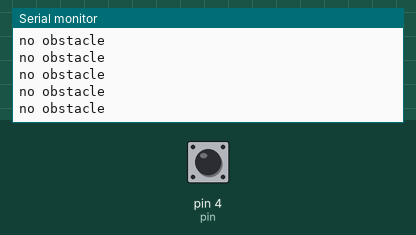
Recording of a sketch running on a simulated Arduino Uno, built with avr-gcc and run on an emulated ATmega328P. On the bench: the last lines printed to the serial monitor. The test bench sets the inputs (shaded band); at power-on: pin 4 (pin) HIGH.

Above: at 1.2 s.
1.3 s: pin 4 (pin) driven LOW
At 2.1 s:
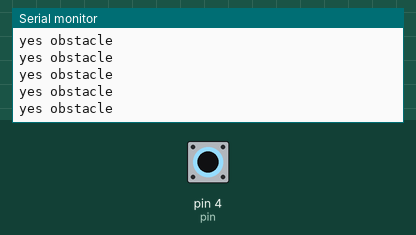
3.2 s: pin 4 (pin) driven HIGH
At 4.3 s:
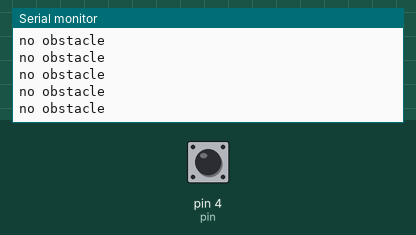
6.2 s: pin 4 (pin) pulsed LOW 2 times (0.12 s each, 0.3 s apart)
9.8 s: pin 4 (pin) driven LOW
At 10.4 s:
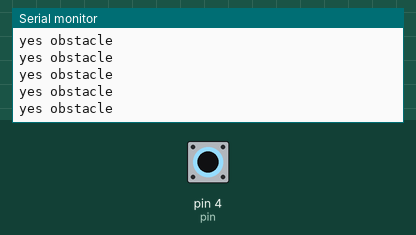

The sketch:

tcrt5000_d.ino
```cpp
int pin=4;
int sensorstate;
void setup() {
  // put your setup code here, to run once:
pinMode(pin,INPUT);
Serial.begin(9600);
}

void loop() {
  // put your main code here, to run repeatedly:
sensorstate=digitalRead(pin);
if(sensorstate==LOW){
  Serial.println("yes obstacle");
}
if(sensorstate==HIGH){
  Serial.println("no obstacle");
}
}
```

Measured:
- after the input at 1.3 s, the serial monitor: prints a new line after 0.08 s (image 1)
- after the input at 9.8 s, the serial monitor: prints a new line after 0.07 s (image 3)
